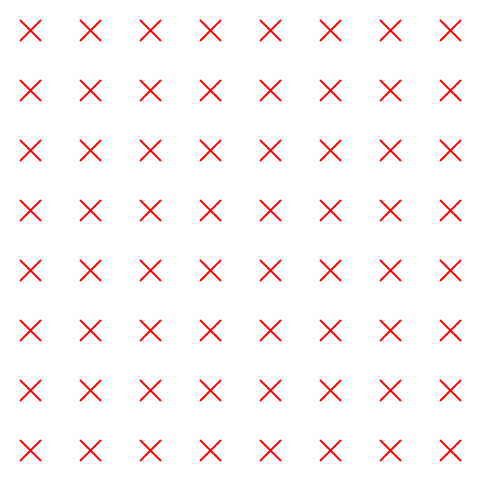
Frame 1 (no input)
Frame 60 (the mouse pressed at the canvas centre just before this capture): identical to frame 1, image omitted
Frame 120 (the mouse held since frame 60 and released just before this capture): identical to frame 1, image omitted

The Processing sketch that drew this single still picture (run headless with seeded random() and noise(); from frame 60 on, the mouse is pressed at the canvas centre):

// Processing sketch: Croci
// ── Croci.pde
void setup(){
  size(500, 500);
  background(255);
  strokeWeight(2);
  stroke(255, 0, 0);
  int d=20;
   for(int i=40; i<=height-d; i+=40){
    for(int j=40; j<=width-d; j+=40){
        line(i-d, j, i, j-d);
        line(i, j, i-d, j-d);
        j+=d;
    }
    i+=d;
  }
}

void draw(){}
